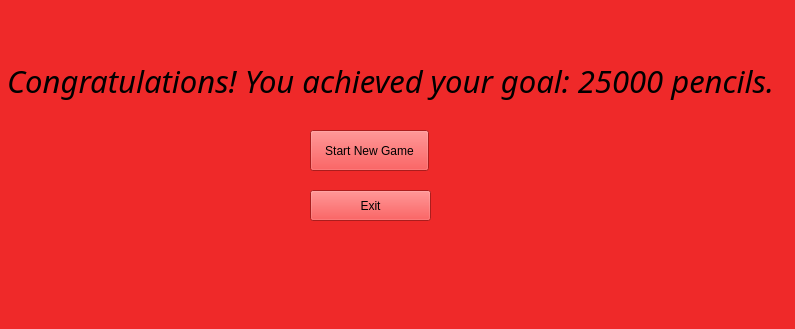
<?xml version="1.0" encoding="UTF-8"?>
<ui version="4.0">
 <class>endgame</class>
 <widget class="QMainWindow" name="endgame">
  <property name="geometry">
   <rect>
    <x>0</x>
    <y>0</y>
    <width>795</width>
    <height>329</height>
   </rect>
  </property>
  <property name="windowTitle">
   <string>MainWindow</string>
  </property>
  <property name="styleSheet">
   <string notr="true">background-color: rgb(239, 41, 41); </string>
  </property>
  <widget class="QWidget" name="centralwidget">
   <widget class="QLabel" name="label">
    <property name="geometry">
     <rect>
      <x>0</x>
      <y>40</y>
      <width>781</width>
      <height>81</height>
     </rect>
    </property>
    <property name="font">
     <font>
      <family>Uroob</family>
      <pointsize>23</pointsize>
      <weight>9</weight>
      <italic>true</italic>
      <bold>false</bold>
     </font>
    </property>
    <property name="styleSheet">
     <string notr="true">font: 75 italic 23pt &quot;Uroob&quot;;</string>
    </property>
    <property name="text">
     <string>Congratulations! You achieved your goal: 25000 pencils.</string>
    </property>
    <property name="alignment">
     <set>Qt::AlignCenter</set>
    </property>
   </widget>
   <widget class="QPushButton" name="startNewGame">
    <property name="geometry">
     <rect>
      <x>310</x>
      <y>130</y>
      <width>119</width>
      <height>41</height>
     </rect>
    </property>
    <property name="styleSheet">
     <string notr="true">font: 75 italic 13pt &quot;Uroob&quot;;</string>
    </property>
    <property name="text">
     <string>Start New Game</string>
    </property>
   </widget>
   <widget class="QPushButton" name="exitgame">
    <property name="geometry">
     <rect>
      <x>310</x>
      <y>190</y>
      <width>121</width>
      <height>31</height>
     </rect>
    </property>
    <property name="styleSheet">
     <string notr="true">font: 75 italic 13pt &quot;Uroob&quot;;</string>
    </property>
    <property name="text">
     <string>Exit</string>
    </property>
   </widget>
  </widget>
  <widget class="QMenuBar" name="menubar">
   <property name="geometry">
    <rect>
     <x>0</x>
     <y>0</y>
     <width>795</width>
     <height>22</height>
    </rect>
   </property>
  </widget>
  <widget class="QStatusBar" name="statusbar"/>
 </widget>
 <resources/>
 <connections/>
</ui>
